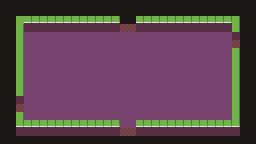

Tiled map render using the project's own tile images. Description and the whole map definition, tile-layer contents included, below:
An orthogonal 32x18 tile map with 8x8 px tiles, 2 tile layers (Background, Forground) and 5 objects.

<map version="1.2" tiledversion="1.3.2" orientation="orthogonal" renderorder="right-down" compressionlevel="-1" width="32" height="18" tilewidth="8" tileheight="8" infinite="0" nextlayerid="5" nextobjectid="6">
 <tileset firstgid="1" source="../Tilesets/DungeonTileSet.tsx" />
 <layer id="1" name="Background" width="32" height="18">
  <data encoding="csv">
1,1,1,1,1,1,1,1,1,1,1,1,1,1,1,1,1,1,1,1,1,1,1,1,1,1,1,1,1,1,1,1,
1,1,1,1,1,1,1,1,1,1,1,1,1,1,1,1,1,1,1,1,1,1,1,1,1,1,1,1,1,1,1,1,
1,1,2,3,3,3,3,3,3,3,3,3,3,3,3,1,1,3,3,3,3,3,3,3,3,3,3,3,3,4,1,1,
1,1,4,5,5,5,5,5,5,5,5,5,5,5,5,22,22,5,5,5,5,5,5,5,5,5,5,5,5,4,1,1,
1,1,4,16,16,16,16,16,16,16,16,16,16,16,16,16,16,16,16,16,16,16,16,16,16,16,16,16,16,5,1,1,
1,1,4,16,16,16,16,16,16,16,16,16,16,16,16,16,16,16,16,16,16,16,16,16,16,16,16,16,16,22,1,1,
1,1,4,16,16,16,16,16,16,16,16,16,16,16,16,16,16,16,16,16,16,16,16,16,16,16,16,16,16,4,1,1,
1,1,4,16,16,16,16,16,16,16,16,16,16,16,16,16,16,16,16,16,16,16,16,16,16,16,16,16,16,4,1,1,
1,1,4,16,16,16,16,16,16,16,16,16,16,16,16,16,16,16,16,16,16,16,16,16,16,16,16,16,16,4,1,1,
1,1,4,16,16,16,16,16,16,16,16,16,16,16,16,16,16,16,16,16,16,16,16,16,16,16,16,16,16,4,1,1,
1,1,4,16,16,16,16,16,16,16,16,16,16,16,16,16,16,16,16,16,16,16,16,16,16,16,16,16,16,4,1,1,
1,1,4,16,16,16,16,16,16,16,16,16,16,16,16,16,16,16,16,16,16,16,16,16,16,16,16,16,16,4,1,1,
1,1,5,16,16,16,16,16,16,16,16,16,16,16,16,16,16,16,16,16,16,16,16,16,16,16,16,16,16,4,1,1,
1,1,22,16,16,16,16,16,16,16,16,16,16,16,16,16,16,16,16,16,16,16,16,16,16,16,16,16,16,4,1,1,
1,1,4,16,16,16,16,16,16,16,16,16,16,16,16,16,16,16,16,16,16,16,16,16,16,16,16,16,16,4,1,1,
1,1,3,0,0,0,0,0,0,0,0,0,0,0,0,16,16,0,0,0,0,0,0,0,0,0,0,0,0,3,1,1,
1,1,5,5,5,5,5,5,5,5,5,5,5,5,5,22,22,5,5,5,5,5,5,5,5,5,5,5,5,5,1,1,
1,1,1,1,1,1,1,1,1,1,1,1,1,1,1,1,1,1,1,1,1,1,1,1,1,1,1,1,1,1,1,1
</data>
 </layer>
 <layer id="2" name="Forground" width="32" height="18">
  <data encoding="csv">
0,0,0,0,0,0,0,0,0,0,0,0,0,0,0,0,0,0,0,0,0,0,0,0,0,0,0,0,0,0,0,0,
0,0,0,0,0,0,0,0,0,0,0,0,0,0,0,0,0,0,0,0,0,0,0,0,0,0,0,0,0,0,0,0,
0,0,0,0,0,0,0,0,0,0,0,0,0,0,0,123,123,0,0,0,0,0,0,0,0,0,0,0,0,0,0,0,
0,0,0,0,0,0,0,0,0,0,0,0,0,0,0,0,0,0,0,0,0,0,0,0,0,0,0,0,0,0,0,0,
0,0,0,0,0,0,0,0,0,0,0,0,0,0,0,0,0,0,0,0,0,0,0,0,0,0,0,0,0,0,0,0,
0,0,0,0,0,0,0,0,0,0,0,0,0,0,0,0,0,0,0,0,0,0,0,0,0,0,0,0,0,0,122,0,
0,0,0,0,0,0,0,0,0,0,0,0,0,0,0,0,0,0,0,0,0,0,0,0,0,0,0,0,0,0,0,0,
0,0,0,0,0,0,0,0,0,0,0,0,0,0,0,0,0,0,0,0,0,0,0,0,0,0,0,0,0,0,0,0,
0,0,0,0,0,0,0,0,0,0,0,0,0,0,0,0,0,0,0,0,0,0,0,0,0,0,0,0,0,0,0,0,
0,0,0,0,0,0,0,0,0,0,0,0,0,0,0,0,0,0,0,0,0,0,0,0,0,0,0,0,0,0,0,0,
0,0,0,0,0,0,0,0,0,0,0,0,0,0,0,0,0,0,0,0,0,0,0,0,0,0,0,0,0,0,0,0,
0,0,0,0,0,0,0,0,0,0,0,0,0,0,0,0,0,0,0,0,0,0,0,0,0,0,0,0,0,0,0,0,
0,0,0,0,0,0,0,0,0,0,0,0,0,0,0,0,0,0,0,0,0,0,0,0,0,0,0,0,0,0,0,0,
0,121,0,0,0,0,0,0,0,0,0,0,0,0,0,0,0,0,0,0,0,0,0,0,0,0,0,0,0,0,0,0,
0,0,0,0,0,0,0,0,0,0,0,0,0,0,0,0,0,0,0,0,0,0,0,0,0,0,0,0,0,0,0,0,
0,0,0,3,3,3,3,3,3,3,3,3,3,3,3,0,0,3,3,3,3,3,3,3,3,3,3,3,3,0,0,0,
0,0,0,0,0,0,0,0,0,0,0,0,0,0,0,0,0,0,0,0,0,0,0,0,0,0,0,0,0,0,0,0,
0,0,0,0,0,0,0,0,0,0,0,0,0,0,0,124,124,0,0,0,0,0,0,0,0,0,0,0,0,0,0,0
</data>
 </layer>
 <objectgroup id="4" name="Spawns">
  <object id="1" x="187.748" y="93.5353">
   <point />
  </object>
  <object id="2" x="60.3235" y="51.7381">
   <point />
  </object>
  <object id="3" x="59.1938" y="108.221">
   <point />
  </object>
  <object id="4" x="128.103" y="78.8498">
   <point />
  </object>
  <object id="5" x="188.2" y="46.3158">
   <point />
  </object>
 </objectgroup>
</map>